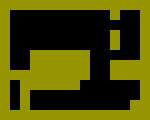

The image is a tile-based game level rendered from a .tmx file. Its description and source (layers, tilesets, objects; grid data summarised) follow:
An orthogonal 15x12 tile map with 10x10 px tiles, 1 tile layer (wall), 1 hidden layer not drawn, 2 tilesets and 6 objects (3x waypoint, 3x icon).

<map version="1.0" orientation="orthogonal" width="15" height="12" tilewidth="10" tileheight="10">
 <properties>
  <property name="mapName" value="A-06Pv.png" />
  <property name="posX" value="124" />
  <property name="posY" value="30" />
 </properties>
 <tileset firstgid="1" name="tiles" tilewidth="10" tileheight="10">
  <image source="tiles.png" width="128" height="128" />
  <tile id="52">
   <properties>
    <property name="wall" value="1" />
   </properties>
  </tile>
 </tileset>
 <tileset firstgid="145" name="A-06Pv" tilewidth="10" tileheight="10">
  <image source="A-06Pv.png" width="2048" height="900" />
 </tileset>
 <layer name="floor" width="15" height="12" visible="0">
  <data>[180 cells, 180 non-empty, 180 distinct tile ids]</data>
 </layer>
 <layer name="wall" width="15" height="12">
  <data>[180 cells, 88 non-empty, 1 distinct tile ids]</data>
 </layer>
 <objectgroup name="waypoint" width="15" height="12">
  <object name="waypoint" type="waypoint" x="50" y="30" width="20" height="20">
   <properties>
    <property name="id" value="30" />
   </properties>
  </object>
  <object name="waypoint" type="waypoint" x="120" y="30" width="20" height="20">
   <properties>
    <property name="id" value="2020" />
   </properties>
  </object>
  <object name="waypoint" type="waypoint" x="80" y="90" width="20" height="20">
   <properties>
    <property name="id" value="1002" />
   </properties>
  </object>
 </objectgroup>
 <objectgroup name="icon" width="15" height="12">
  <object name="recepcao" type="icon" x="40" y="20" width="40" height="40">
   <properties>
    <property name="id" value="18" />
   </properties>
  </object>
  <object name="elevador" type="icon" x="70" y="80" width="40" height="40">
   <properties>
    <property name="id" value="2" />
   </properties>
  </object>
  <object name="banheiro" type="icon" x="110" y="20" width="40" height="40">
   <properties>
    <property name="id" value="14" />
   </properties>
  </object>
 </objectgroup>
</map>
